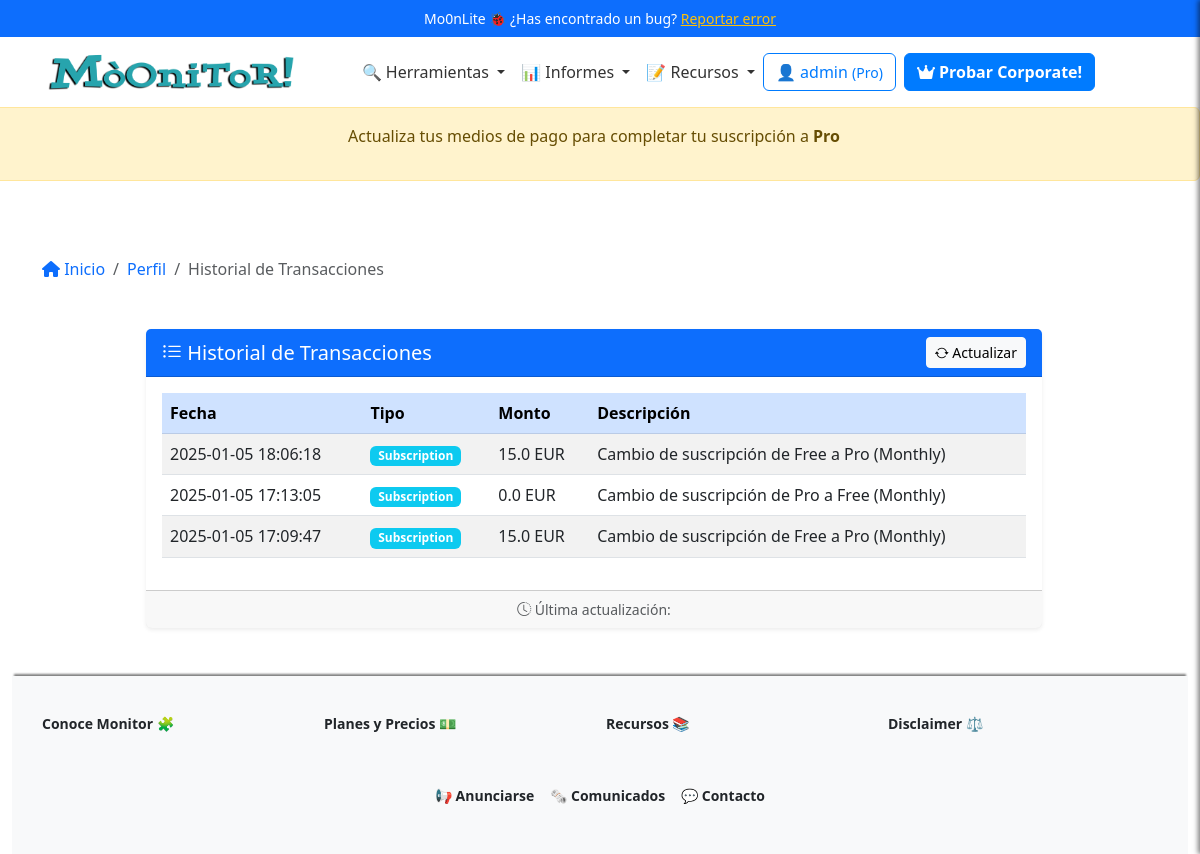
The app's page /profile/transactions (signed in), older data.
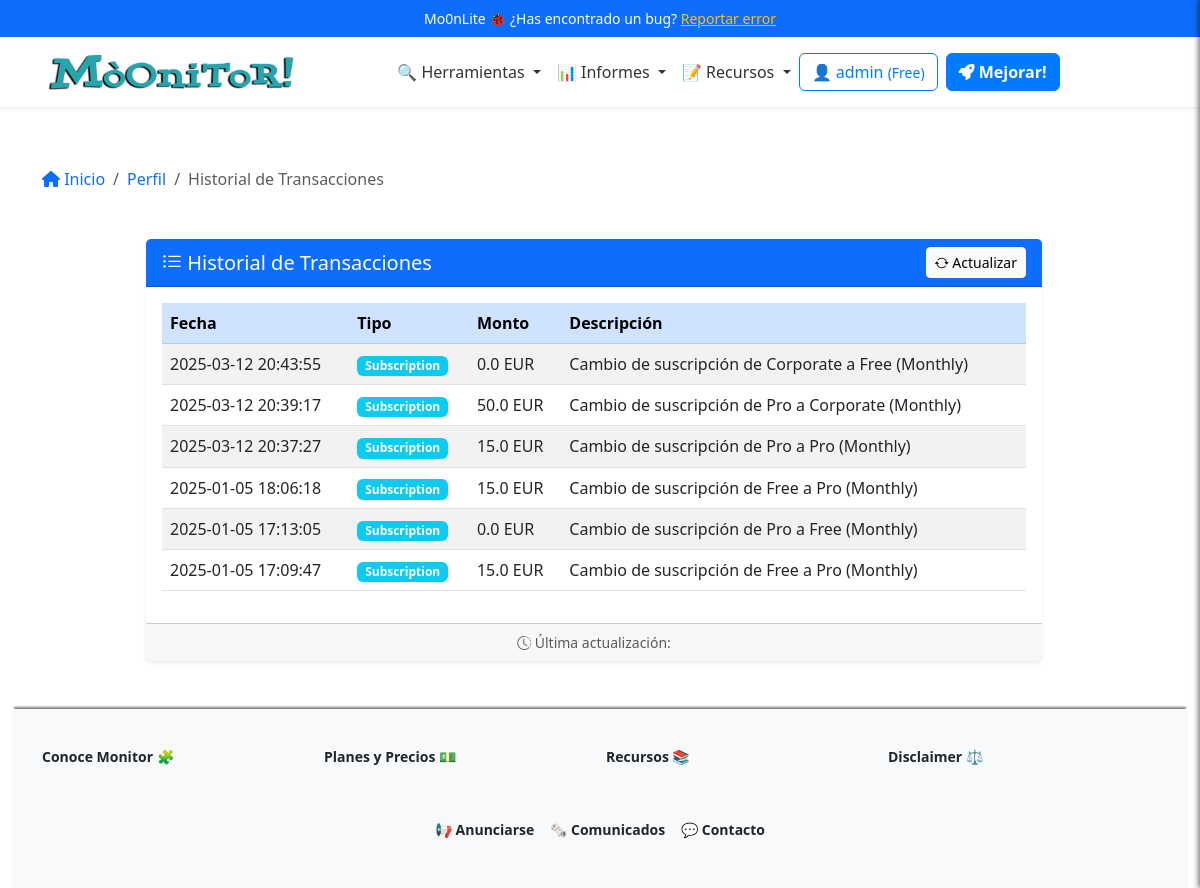
The same page, newer data.
### app/models/user_model.py (models this page shows, shortened)
class Users(UserMixin, db.Model):
    __tablename__ = 'Users'
    id = db.Column(db.Integer, primary_key=True)
    username = db.Column(db.String(80), unique=True, nullable=False)
    email = db.Column(db.String(120), unique=True, nullable=False)
    password_hash = db.Column(db.String(255), nullable=False)
    token = db.Column(db.String(255), index=True, unique=True)
    active = db.Column(db.Boolean, default=False)
    registered_on = db.Column(db.DateTime,
                              nullable=False,
                              default=datetime.datetime.utcnow)
    config = db.Column(JSONType)
    role = db.Column(db.String(20), nullable=False, default='usuario')
    subscription_plan = db.Column(Enum('Free',
                                       'Pro',
                                       'Corporate',
                                       name='subscription_plans'),
                                  default='Free')
    subscription_currency = db.Column(
        db.String(3), default='EUR')  # ISO currency codes (e.g., USD, EUR)
    subscription_expiration = db.Column(db.DateTime, nullable=True)
    subscription_frequency = db.Column(Enum('Monthly',
                                            'Annually',
                                            name='subscription_frequency'),
                                       default='Monthly')
    primary_payment = db.Column(JSONType, nullable=True)  # IBAN, SWIFT, etc.
    secondary_payment = db.Column(JSONType, nullable=True)
    transactions = db.relationship('Transaction', backref='user', lazy=True)
    def is_subscription_active(self):
        if not self.subscription_expiration:
            return False
        return self.subscription_expiration > datetime.datetime.utcnow()

class Transaction(db.Model):
    __tablename__ = 'Transactions'
    id = db.Column(db.Integer, primary_key=True)
    user_id = db.Column(db.Integer, db.ForeignKey('Users.id'), nullable=False)
    amount = db.Column(db.Float, nullable=False)
    transaction_type = db.Column(db.String(50),
                                 nullable=False)  # payment, refund, etc.
    description = db.Column(db.String(255), nullable=True)
    timestamp = db.Column(db.DateTime,
                          nullable=False,
                          default=datetime.datetime.utcnow)

### app/views/user_views.py (the view)
@app.route('/profile/transactions')
@login_required
def transaction_history():
    breadcrumbs = [{
        'url': '/profile',
        'text': 'Perfil'
    }, {
        'url': '/profile/transactions',
        'text': 'Historial de Transacciones'
    }]
    transactions = Transaction.query.filter_by(
        user_id=current_user.id).order_by(Transaction.timestamp.desc()).all()
    user = Users.query.get(current_user.id)
    return render_template('user/transactions.html',
                           transactions=transactions,
                           breadcrumbs=breadcrumbs,
                           user=user)

### app/__init__.py (called while the page is built)
@app.context_processor
def inject_sidebar_info():
    return dict(is_admin=current_user.is_authenticated
                and current_user.role == 'admin')

@app.context_processor
def inject_breadcrumb():
    breadcrumbs = [{
        'url': '/',
        'text': 'Inicio'
    }, {
        'url': '/profile',
        'text': 'Opcion 1'
    }, {
        'url': '/profile/edit',
        'text': 'Sub opcion 1'
    }]
    return {'breadcrumbs': breadcrumbs}

@app.context_processor
def inject_grouped_tools():
    grouped_tools = {}
    for category, tools_in_category in groupby(sorted(
            tools, key=itemgetter('category')),
                                               key=itemgetter('category')):
        subcategories = {}
        for subcategory, tools_in_subcategory in groupby(
                sorted(tools_in_category, key=itemgetter('subcategory')),
                key=itemgetter('subcategory')):
            subcategories[subcategory] = list(tools_in_subcategory)
        grouped_tools[category] = subcategories
    return dict(grouped_tools=grouped_tools)

@login_manager.user_loader
def load_user(user_id):
    return Users.query.get(int(user_id))

### app/templates/user/transactions.html (shortened to what this page needs)
{% extends "base.html" %}
{% block content %}
{% include 'inc/breadcrumbs.html' %}
<div class="container my-5 mb-5">
    <div class="row justify-content-center">
        <div class="col-lg-10">
            <div class="card shadow-sm border-0">
                <div class="card-header bg-primary text-white d-flex justify-content-between align-items-center">
                    <h2 class="h5 mb-0"><i class="bi bi-list-ul"></i> Historial de Transacciones</h2>
                    <button class="btn btn-light btn-sm">
                        <i class="bi bi-arrow-repeat"></i> Actualizar
                    </button>
                </div>
                <div class="card-body">
                    {% if transactions %}
                    <table id="transactionsTable" class="table table-striped table-hover align-middle">
                        <thead class="table-primary">
                            <tr>
                                <th scope="col">Fecha</th>
                                <th scope="col">Tipo</th>
                                <th scope="col">Monto</th>
                                <th scope="col">Descripción</th>
                            </tr>
                        </thead>
                        <tbody>
                            {% for transaction in transactions %}
                            <tr>
                                <td>{{ transaction.timestamp.strftime('%Y-%m-%d %H:%M:%S') }}</td>
                                <td>
                                    <span class="badge {% if transaction.transaction_type == 'Subscription' %}bg-info{% else %}bg-secondary{% endif %}">
                                        {{ transaction.transaction_type }}
                                    </span>
                                </td>
                                <td>{{ transaction.amount }} {{ user.subscription_currency }}</td>
                                <td>{{ transaction.description }}</td>
                            </tr>
                            {% endfor %}
                        </tbody>
                    </table>
                    {% else %}
                    <div class="alert alert-warning text-center" role="alert">
                        <i class="bi bi-info-circle"></i> No se encontraron transacciones.
                    </div>
                    {% endif %}
                </div>
                <div class="card-footer text-muted small text-center">
                    <i class="bi bi-clock-history"></i> Última actualización: {{ current_time }}
                </div>
            </div>
        </div>
    </div>
</div>
{% endblock %}

### app/templates/base.html (shortened to what this page needs)
<!DOCTYPE html>
<html lang="en">
<head>
    <link href="https://cdn.jsdelivr.net/npm/bootstrap@5.3.0-alpha1/dist/css/bootstrap.min.css" rel="stylesheet">
    <link href="https://cdnjs.cloudflare.com/ajax/libs/font-awesome/6.0.0-beta3/css/all.min.css" rel="stylesheet">
    <link href="https://cdn.jsdelivr.net/npm/simple-datatables@latest/dist/style.css" rel="stylesheet">
    <link rel="stylesheet"
        href="https://cdnjs.cloudflare.com/ajax/libs/bootstrap-icons/1.8.1/font/bootstrap-icons.min.css">
    <link rel="stylesheet" href="{{ url_for('static', filename='css/style.css') }}">
</head>
<body>
    {% include 'inc/header.html' %}
    <div class="container-fluid">
        <div class="row-0">
            <div class="col" id="main-content">
                <div class="container mt-0">
                    {% block content %}
                    {% endblock %}
                </div>
                {% include 'inc/footer.html' %}
            </div>
        </div>
    </div>
</body>
</html>

### app/templates/inc/header.html
<header class="header">
  <div class="info-bar text-center py-2 bg-primary text-white">
    Mo0nLite 🐞 ¿Has encontrado un bug? <a href="#" class="text-warning text-decoration-underline">Reportar error</a>
  </div>
  {% include 'inc/navbar.html' %}
</header>
{% if current_user.is_authenticated %}
{% if not current_user.subscription_plan == 'Free' and not current_user.is_subscription_active() %}
<div class="row flash_message">
  <div class="alert alert-warning text-center" role="alert">
    <p>Actualiza tus medios de pago para completar tu suscripción a <b>{{ current_user.subscription_plan }}</b> </p>
  </div>
</div>
{% endif %}
{% endif %}

### app/templates/inc/navbar.html (shortened to what this page needs)
<nav class="navbar navbar-expand-lg navbar-light bg-white shadow-sm">
  <div class="container">
    <a class="navbar-brand mx-auto" href="{{ url_for('index') }}">
      <img src="{{ url_for('static', filename='logo.png') }}" alt="Logo" height="50"
        class="d-inline-block align-text-top">
    </a>
    <div class="collapse navbar-collapse justify-content-center" id="navbarNav">
      <ul class="navbar-nav align-items-center">
        <li class="nav-item dropdown">
          <a class="nav-link dropdown-toggle" href="#" id="domainDnsDropdown" role="button" data-bs-toggle="dropdown"
            aria-expanded="false">
            🔍 Herramientas
          </a>
        </li>
        <li class="nav-item dropdown">
          <a class="nav-link dropdown-toggle" href="#" id="domainDnsDropdown" role="button" data-bs-toggle="dropdown"
            aria-expanded="false">
            📊 Informes
          </a>
        </li>
        <li class="nav-item dropdown">
          <a class="nav-link dropdown-toggle" href="#" id="domainDnsDropdown" role="button" data-bs-toggle="dropdown"
            aria-expanded="false">
            📝 Recursos
          </a>
        </li>
      </ul>
    <div class="d-flex flex-column flex-sm-row align-items-center justify-content-center ms-0 mb-3 mt-3">
      {% if current_user.is_authenticated %}
          <a href="/dashboard" class="btn btn-outline-primary mb-2 mb-sm-0 me-sm-2">
              <span class="item-responsive">👤 {{ current_user.username }}
                  <small>({{ current_user.subscription_plan }})</small>
              </span>
          </a>
          {% if current_user.subscription_plan == "Free" %}
              <a class="btn btn-primary mb-2 mb-sm-0 me-sm-2 text-decoration-none fw-semibold" href="{{ url_for('edit_subscription') }}">
                  <i class="fa-solid fa-rocket"></i> Mejorar!
              </a>
          {% elif current_user.subscription_plan == "Pro" %}
              <a class="btn btn-primary mb-2 mb-sm-0 me-sm-2 text-decoration-none fw-semibold" href="{{ url_for('edit_subscription') }}">
                  <i class="fa-solid fa-crown"></i> Probar Corporate!
              </a>
          {% endif %}
      {% endif %}
  </div>
    </div>
  </div>
</nav>

### app/templates/inc/breadcrumbs.html
{% if breadcrumbs %}
<nav aria-label="breadcrumb">
    <ol class="breadcrumb bg-transparent p-0 mb-4">
        <li class="breadcrumb-item">
            <a href="/" class="text-decoration-none">
                <i class="fa-solid fa-house"></i> Inicio
            </a>
        </li>
        {% for crumb in breadcrumbs %}
        {% if loop.last %}
        <li class="breadcrumb-item active" aria-current="page">{{ crumb.text }}</li>
        {% else %}
        <li class="breadcrumb-item">
            <a href="{{ crumb.url }}" class="text-decoration-none">{{ crumb.text }}</a>
        </li>
        {% endif %}
        {% endfor %}
    </ol>
</nav>
{% endif %}

### app/templates/inc/footer.html
<footer>
  <div class="container">
    <div class="row">
      <div class="col-md-3 footer-column">
        <h6 class="dropdown-header">Conoce Monitor 🧩</h6>
      </div>
      <div class="col-md-3 footer-column">
        <h6 class="dropdown-header">Planes y Precios 💵</h6>
      </div>
      <div class="col-md-3 footer-column">
        <h6 class="dropdown-header">Recursos 📚</h6>
      </div>
      <div class="col-md-3 footer-column">
        <h6 class="dropdown-header">Disclaimer ⚖️</h6>
      </div>
    </div>
  </div>
  <div class="top-bar d-flex justify-content-center align-items-center py-2 bg-light">
    <div class="d-flex flex-wrap gap-3">
      <a href="#" class="text-dark text-decoration-none fw-semibold">📢 Anunciarse</a>
      <a href="#" id="showSidebar" class="text-dark text-decoration-none fw-semibold">🗞️ Comunicados</a>
      <a href="#" class="text-dark text-decoration-none fw-semibold">💬 Contacto</a>
    </div>
  </div>
</footer>

### app/static/css/style.css (style rules this page uses)
:root { --primary-color: #007bff; --secondary-color: #6c757d; --background-color: #f8f9fa; --text-color: #212529; --info-color: #7c71c5; --navbar-background: white; --navbar-shadow: 0 4px 2px -2px rgba(0, 0, 0, 0.1); --navbar-link: #333; --white: #fff; --featured-column: #f9f9f9; --menu-header: #000; --menu-separator: #ccc; --hover-background: #e0e0e0; }
body { display: flex; flex-direction: column; min-height: 100vh; background-image: url('https://ciberpunk.es/wp-content/uploads/2020/12/finance4-section-bg2.png'); background-repeat: repeat-y; background-blend-mode: normal; }
.container-fluid { flex: 1; }
.info-bar, .top-bar { font-size: 14px; padding: 5px 0; }
.top-bar a { color: var(--text-color) !important; text-decoration: none; }
.info-bar { background-color: var(--secondary-color); color: var(--white); }
.navbar { background-color: var(--navbar-background); box-shadow: var(--navbar-shadow); width: 100%; display: block; padding: 0; position: relative; }
.navbar-nav .nav-link { color: var(--navbar-link); }
.btn-primary { background-color: var(--primary-color); border-color: var(--primary-color); }
.btn-outline-primary { border-color: var(--primary-color); color: var(--primary-color); }
footer { background-color: var(--background-color); padding: 40px 0; color: var(--text-color); box-shadow: 0 -4px 2px -2px gray; }
footer .footer-column { margin-bottom: 30px; }
footer .footer-column h6 { font-weight: bold; margin-bottom: 15px; }
#main-content { margin-top: 60px; }
.row { margin-right: 0 !important; }

### app/templates/inc/navbar.html (style rules this page uses)
.dropdown-header { font-weight: bold; margin-bottom: 2px; }

Row changes from the older to the newer data that the page shows:
changed Users "admin": subscription_plan "Pro" → "Free"; subscription_plan "Pro" → (not shown)
added Transaction: {{ user.subscription_currency }} "EUR"
added Transaction: {{ user.subscription_currency }} "EUR"
added Transaction: {{ user.subscription_currency }} "EUR"
Text that changed along with them:
text no longer shown: "Probar Corporate! Actualiza tus medios de pago para completar tu suscripción a"
text now shown: "Mejorar!"
